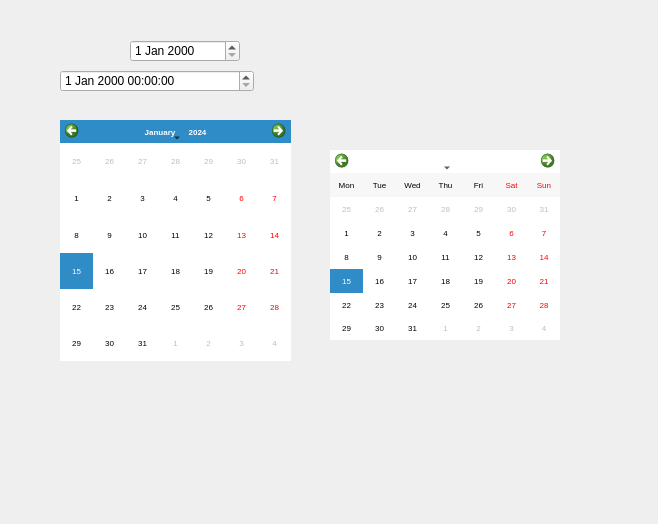
<?xml version="1.0" encoding="UTF-8"?>
<ui version="4.0">
 <class>Dialog</class>
 <widget class="QDialog" name="Dialog">
  <property name="geometry">
   <rect>
    <x>0</x>
    <y>0</y>
    <width>658</width>
    <height>524</height>
   </rect>
  </property>
  <property name="windowTitle">
   <string>Dialog</string>
  </property>
  <widget class="QDateEdit" name="dateEdit">
   <property name="geometry">
    <rect>
     <x>130</x>
     <y>40</y>
     <width>110</width>
     <height>22</height>
    </rect>
   </property>
  </widget>
  <widget class="QDateTimeEdit" name="dateTimeEdit">
   <property name="geometry">
    <rect>
     <x>60</x>
     <y>70</y>
     <width>194</width>
     <height>22</height>
    </rect>
   </property>
   <property name="readOnly">
    <bool>false</bool>
   </property>
   <property name="buttonSymbols">
    <enum>QAbstractSpinBox::UpDownArrows</enum>
   </property>
  </widget>
  <widget class="QCalendarWidget" name="calendar">
   <property name="geometry">
    <rect>
     <x>60</x>
     <y>120</y>
     <width>231</width>
     <height>241</height>
    </rect>
   </property>
   <property name="font">
    <font>
     <pointsize>6</pointsize>
    </font>
   </property>
   <property name="styleSheet">
    <string notr="true"/>
   </property>
   <property name="gridVisible">
    <bool>false</bool>
   </property>
   <property name="selectionMode">
    <enum>QCalendarWidget::NoSelection</enum>
   </property>
   <property name="horizontalHeaderFormat">
    <enum>QCalendarWidget::NoHorizontalHeader</enum>
   </property>
   <property name="verticalHeaderFormat">
    <enum>QCalendarWidget::NoVerticalHeader</enum>
   </property>
   <property name="navigationBarVisible">
    <bool>true</bool>
   </property>
   <property name="dateEditEnabled">
    <bool>false</bool>
   </property>
  </widget>
  <widget class="QCalendarWidget" name="calendarWidget">
   <property name="geometry">
    <rect>
     <x>330</x>
     <y>150</y>
     <width>230</width>
     <height>190</height>
    </rect>
   </property>
   <property name="font">
    <font>
     <pointsize>6</pointsize>
    </font>
   </property>
   <property name="styleSheet">
    <string notr="true"> QWidget#qt_calendar_navigationbar{background-color:white;}
#qt_calendar_prevmonth{
qproperty-iconSize: 20px;
qproperty-icon:url(:/images/back.png);
        }
#qt_calendar_nextmonth{
qproperty-iconSize: 20px;
qproperty-icon:url(:/images/back.png);
        }</string>
   </property>
   <property name="gridVisible">
    <bool>false</bool>
   </property>
   <property name="verticalHeaderFormat">
    <enum>QCalendarWidget::NoVerticalHeader</enum>
   </property>
  </widget>
 </widget>
 <resources>
  <include location="images/images.qrc"/>
 </resources>
 <connections/>
</ui>
